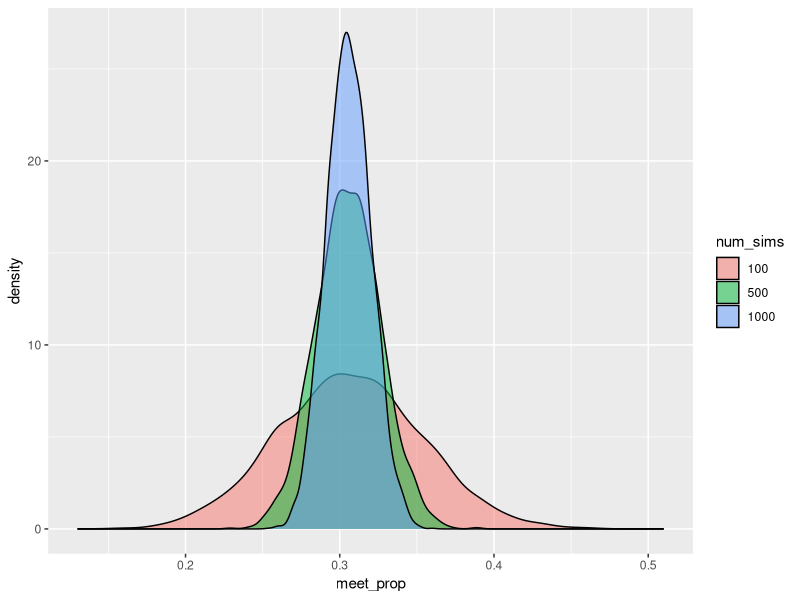

Reproduce this figure in R. (Note: a time limit stopped this script after it produced the figure.)
## ---- chunk 1
#| echo: false
library(tidyverse)
## ---- chunk 2
library(tidyverse)
## ---- chunk 3
set.seed(40)
n_sims <- 100
arrivals <- data.frame(
  kai = runif(n_sims, min = 0, max = 60),
  haven = runif(n_sims, min = 0, max = 60)
)
head(arrivals)
## ---- chunk 4
set.seed(40)
arrivals |>
  mutate(diff = abs(kai - haven)) |>
  summarise(probability = sum(diff <= 10)/100)
## ---- chunk 5
set.seed(40)
kaitime <- seq(from = 0, to = 60, by = 5)

arrivalb <- data.frame(
  Kai = sample(kaitime, 100, replace = TRUE),
  haven = runif(n_sims, min = 0, max = 60)
)

arrivalb |>
  mutate(diff = abs(Kai - haven)) |>
  summarise(probability = mean(diff <= 10))

## ---- chunk 6
set.seed(40)
arrivals |>
  mutate(diff = abs(kai - haven)) |>
  summarise(probability47 = mean(diff <= 10))

set.seed(400)
arrivals |>
  mutate(diff = abs(kai - haven)) |>
  summarise(probability48 = mean(diff <= 10))
## ---- chunk 7
#| eval: true
set.seed(40)
coop_sim <- function(sims = 50) {
  kai <- runif(sims, min = 0, max = 60) # generate sims number of arrivals
  haven <- runif(sims, min = 0, max = 60) # generate sims number of arrivals
  return(
    data.frame(
      num_sims = sims,  # keep track of sims
      meet_prop = mean(abs(kai - haven) <= 10)  # calculate a single number = proportion of times they met
    )
  )
}
## ---- chunk 8
#| eval: true
set.seed(40)
reps <- 5000
coop_results <- 1:reps |>        
  map(~map_dfr(c(100, 500, 1000), coop_sim)) |> 
                              
  list_rbind()
library(skimr)
coop_results |>  
  group_by(num_sims) |>  # hold the data by the groups defined by 100, 500, 1000
  skimr::skim_without_charts(meet_prop)  # the variable for meeting
## ---- chunk 9
#| fig-cap: "Distribution of Probability Meeting for 5000 Simulations of Different Sample Sizes"
library(ggplot2)

coop_results$num_sims <- as.factor(coop_results$num_sims)
ggplot(data = coop_results, aes(x = meet_prop, fill = num_sims)) +
  geom_density(alpha = 0.5) 
## ---- chunk 10
t_test_pval <- function(n_obs){
  x1 <- rep(c("group1", "group2"), each = n_obs)
  y <-  rexp(2*n_obs, rate = 1/200) # what is the `rexp()` function?
  t.test(y ~ x1) |>
    broom::tidy() |>
    select(estimate, p.value) |>
    mutate(n_obs = as.factor(n_obs))  # for graphing, better if not a "number"
}
## ---- chunk 11
set.seed(40)
q2c <- map_df(seq(5, 50, by = 5), function(n){
  map_df(1:2000, ~t_test_pval(n))
})
## ---- chunk 12
q2d <- q2c |> group_by(n_obs) |> summarize(type1error = mean(p.value < 0.05))
q2d
## ---- chunk 13
#q2e
library(ggplot2)
ggplot(data = q2d, aes(x = n_obs, y = type1error, group = 1)) +
  geom_point() +
  geom_line() 
## ---- chunk 14
#| echo: false
library(tidyverse)
library(broom)
set.seed(474)
n_obs <- 100 
x1 <- rep(c(0,1), each=n_obs/2)
x2 <- runif(n_obs, min=-1, max=1)

beta0 <- -1; beta1 <- 0.5; beta2 <- 1.5

y <- beta0 + beta1*x1 + beta2*x2 + rnorm(n_obs, 0, 1)

eqVar <- data.frame(why=y, ex1 = x1, ex2 = x2) 

lm(why ~ ex1 + ex2, data = eqVar) |>
  augment() |>
ggplot(aes(x=ex2, y=why, color=as.factor(ex1))) + 
  geom_point() +
  geom_line(aes(y = .fitted)) + 
  scale_color_brewer(palette = "Dark2") +
  guides(color=guide_legend(title="x1")) +
  xlab("x2") + ylab("y")

lm(why ~ x1 + x2, data = eqVar) |> tidy(conf.int = TRUE)
